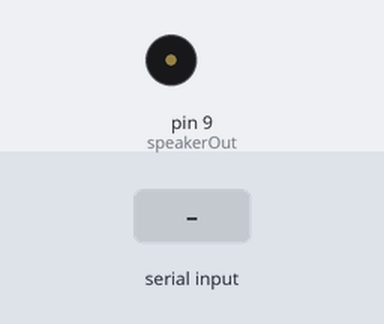
This sketch was run on a simulated Arduino Uno, built with avr-gcc and run on an emulated ATmega328P. On the bench: buzzer (waves = sounding). The test bench sets the inputs (shaded band).

Above: at 1.2 s.
1.3 s: "option01" received over Serial
At 2.0 s:
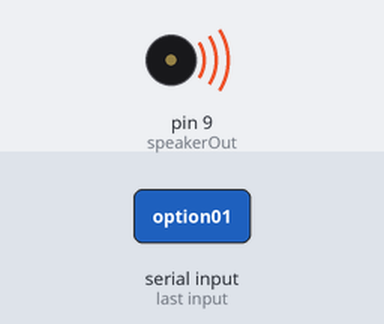
4.3 s: "1" received over Serial
At 5.4 s:
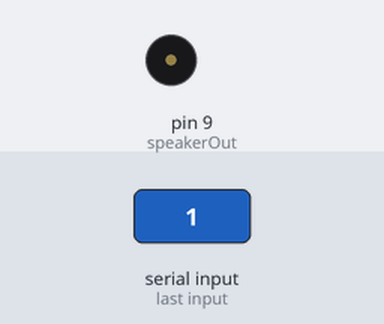
Timing chart, 0 to 7.3 s (numbered marks = the images above; inputs shaded):
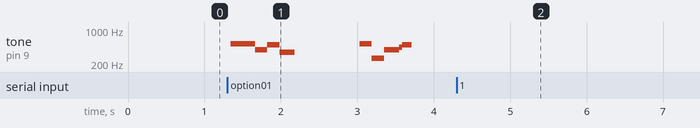

The sketch:

speakerTest.ino
```cpp
/* Play Melody
 * -----------
 *
 * Program to play a simple melody
 *
 * Tones are created by quickly pulsing a speaker on and off
 *   using PWM, to create signature frequencies.
 *
 * Each note has a frequency, created by varying the period of
 *  vibration, measured in microseconds. We'll use pulse-width
 *  modulation (PWM) to create that vibration.

 * We calculate the pulse-width to be half the period; we pulse
 *  the speaker HIGH for 'pulse-width' microseconds, then LOW
 *  for 'pulse-width' microseconds.
 *  This pulsing creates a vibration of the desired frequency.
 *
 * (cleft) 2005 D. Cuartielles for K3
 * Refactoring and comments 2006 clay.shirky@nyu.edu
 * See NOTES in comments at end for possible improvements
 */


// TONES  ==========================================
// Start by defining the relationship between
//       note, period, &  frequency.

#define  c     3830    // 261 Hz
#define  d     3400    // 294 Hz
#define  e     3038    // 329 Hz
#define  f     2864    // 349 Hz
#define  g     2550    // 392 Hz
#define  a     2272    // 440 Hz
#define  b     2028    // 493 Hz
#define  C     1912    // 523 Hz

// Define a special note, 'R', to represent a rest
#define  R     0


// SETUP ============================================
// Set up speaker on a PWM pin (digital 9, 10 or 11)

int speakerOut = 9;

// Do we want debugging on serial out? 1 for yes, 0 for no
int DEBUG = 1;


void setup() {
  pinMode(speakerOut, OUTPUT);
  Serial.begin(115200); // Set serial out if we want debugging


}


// MELODY and TIMING  =======================================

//  melody[] is an array of notes, accompanied by beats[],
//  which sets each note's relative length (higher #, longer note)

int melody[] = {  C,  b,  g,  C,  b,   e,  R,  C,  c,  g, a, C };
int beats[]  = { 16, 16, 16,  8,  8,  16, 32, 16, 16, 16, 8, 8 };
int MAX_COUNT = sizeof(melody) / 2; // Melody length, for looping.


// Set overall tempo
long tempo = 10000;

// Set length of pause between notes
int pause = 1000;

// Loop variable to increase Rest length
int rest_count = 100; //<-BLETCHEROUS HACK; See NOTES


// Initialize core variables
int tone_ = 0;
int beat = 0;
long duration  = 0;


// PLAY TONE  ==============================================
// Pulse the speaker to play a tone for a particular duration

void playTone() {

  long elapsed_time = 0;

  if (tone_ > 0) { // if this isn't a Rest beat, while the tone has
    //  played less long than 'duration', pulse speaker HIGH and LOW

    while (elapsed_time < duration) {

      digitalWrite(speakerOut,HIGH);
      delayMicroseconds(tone_ / 2);

      // DOWN
      digitalWrite(speakerOut, LOW);
      delayMicroseconds(tone_ / 2);

      // Keep track of how long we pulsed
      elapsed_time += (tone_);
    }
  }

  else { // Rest beat; loop times delay

    for (int j = 0; j < rest_count; j++) { // See NOTE on rest_count
      delayMicroseconds(duration);
    }
  }
}


// LET THE WILD RUMPUS BEGIN =============================

int speakerTrigger = 0;
char serialStorage[15]; // Buffer used for the readBytes function

void loop() {

  Serial.readBytes(serialStorage, 8);
//  String serialString(serialStorage);
//  serialString.trim();

  if (strcmp(serialStorage, "option01") == 0){
    // Set up a counter to pull from melody[] and beats[]
    for (int i=0; i<MAX_COUNT; i++) {

      tone_ = melody[i];
      beat = beats[i];
      duration = beat * tempo; // Set up timing

      playTone();

      // A pause between notes...
      delayMicroseconds(pause);

    }

  }

}

/*

 * NOTES

 * The program purports to hold a tone for 'duration' microseconds.
 *  Lies lies lies! It holds for at least 'duration' microseconds, _plus_
 *  any overhead created by incremeting elapsed_time (could be in excess of
 *  3K microseconds) _plus_ overhead of looping and two digitalWrites()
 *
 * As a result, a tone of 'duration' plays much more slowly than a rest
 *  of 'duration.' rest_count creates a loop variable to bring 'rest' beats
 *  in line with 'tone' beats of the same length.
 *
 * rest_count will be affected by chip architecture and speed, as well as
 *  overhead from any program mods. Past behavior is no guarantee of future
 *  performance. Your mileage may vary. Light fuse and get away.
 *
 * This could use a number of enhancements:
 * ADD code to let the programmer specify how many times the melody should
 *     loop before stopping
 * ADD another octave
 * MOVE tempo, pause, and rest_count to #define statements
 * RE-WRITE to include volume, using analogWrite, as with the second program at
 *          http://www.arduino.cc/en/Tutorial/PlayMelody

 * ADD code to make the tempo settable by pot or other input device
 * ADD code to take tempo or volume settable by serial communication
 *          (Requires 0005 or higher.)
 * ADD code to create a tone offset (higer or lower) through pot etc
 * REPLACE random melody with opening bars to 'Smoke on the Water'

 */
```

Measured:
- after the input at 1.3 s, tone on pin 9 (speakerOut): plays 520 Hz for 0.32 s, 391 Hz for 0.16 s, 502 Hz for 0.16 s, 345 Hz for 0.20 s, 520 Hz for 0.16 s, 260 Hz for 0.16 s … (9 notes in this stretch), starting at once
- after the input at 4.3 s, tone on pin 9 (speakerOut): stops changing and stays silent
